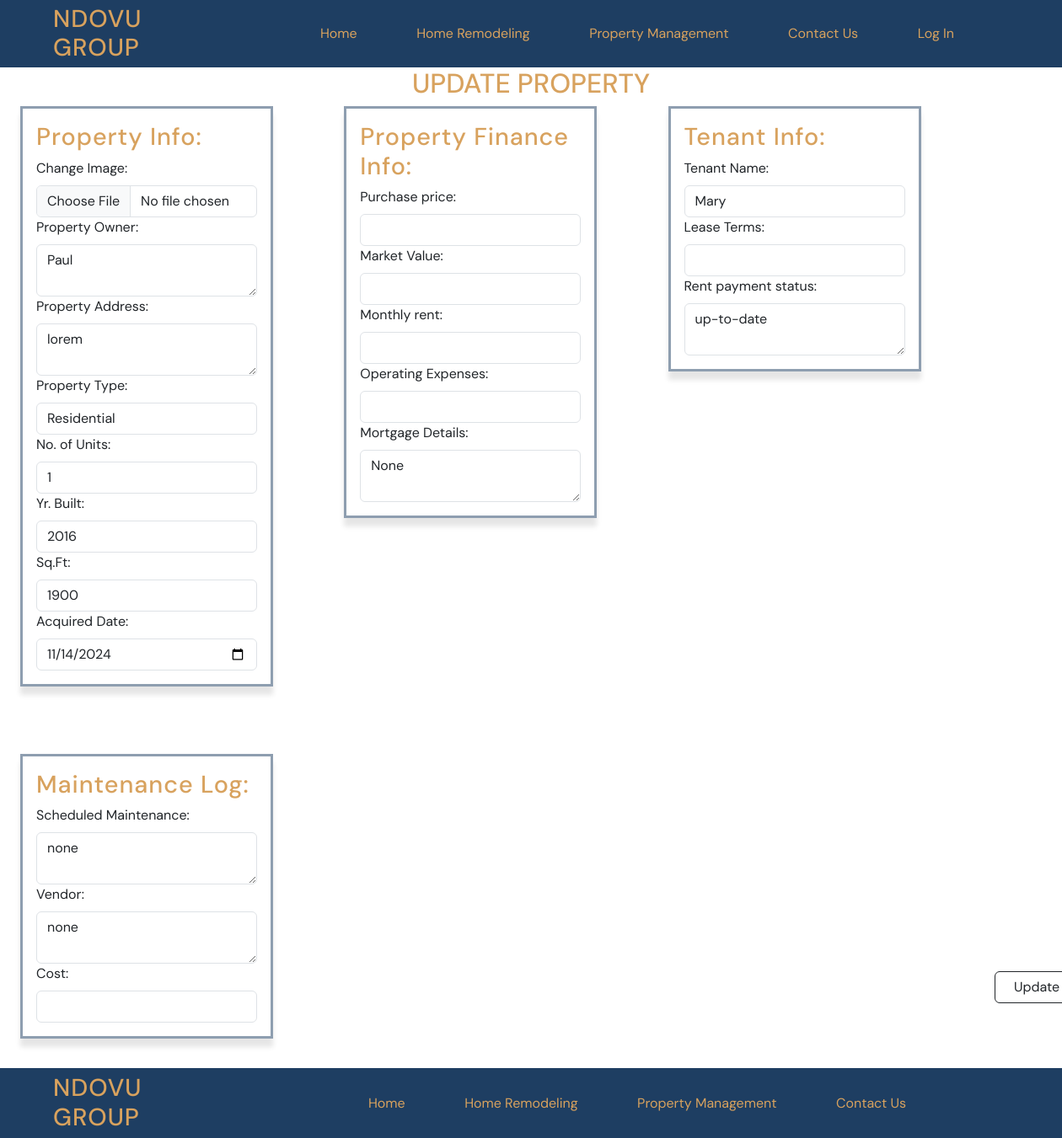
/property/26/update_property/, run on an earlier commit of the app's database.
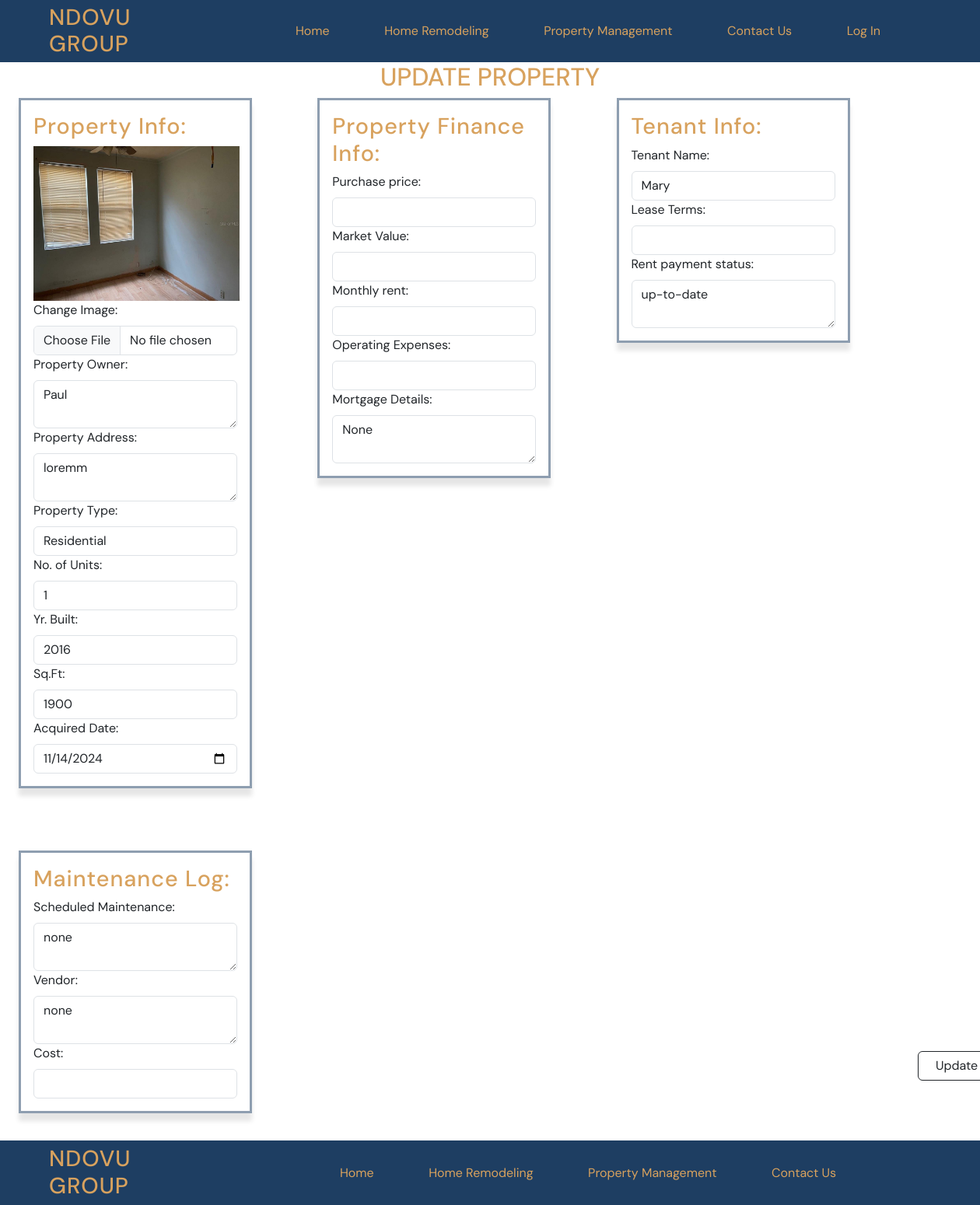
And on a later commit of the database.
### property/models.py (models this page shows, shortened)
class PropertyManagement(models.Model):
    property_owner = models.CharField(max_length=128)
    image = models.ImageField(upload_to="static/img")
    address = models.CharField(max_length=200)
    property_type = models.CharField(max_length=50)
    number_of_units = models.CharField(max_length=10)
    year_built = models.TextField()
    square_footage = models.CharField(max_length=10)
    acquired_date = models.DateField()

### property/views.py (the view)
# urls.py: path("<int:pk>/update_property/", views.PropertyUpdateDetailView.as_view(), name="property_update"),
class PropertyUpdateDetailView(DetailView):
        template_name = "property/property_update.html"
        model = PropertyManagement
        def get_context_data(self, **kwargs): # this function will pull up a detail list when you click on update button on property list page
                context = super().get_context_data(**kwargs)
                property = self.object
                finance = PropertyFinance.objects.filter(property=property).first()
                context["propertyfinance"] = finance
                tenant =  PropertyTenantInfo.objects.filter(property=property).first()
                context["propertytenantinfo"] = tenant
                maintenance = PropertyMaintenanceInfo.objects.filter(property=property).first()
                context["propertymaintenanceinfo"] = maintenance
                return context

### templates/property/property_update.html (shortened to what the changed rows need)
{% extends 'base.html' %}{% load static %}
{% block content %}
<div class="project-section center-row">
    <form method="POST" action="{% url 'save_changes' %}" enctype="multipart/form-data">
        <h1>Update Property</h1>
        <section class="property-form">
                <div>
                    <h2> Property Info:</h2>
                    {% if propertymanagement.image %}
                    <img src="{{ propertymanagement.image.url }}" alt="house" width="265px" />
                    {% endif %}
                    <label class="form-label">Change Image:</label>
                    <input type="file" class="form-control" name="image" value="{{ propertymanagement.image }}" />
                </div>
                <div>
                    <label class="form-label">Property Owner:</label>
                    <textarea class="form-control" name="property_owner">{{ propertymanagement.property_owner }}</textarea>
                </div>
                <div>
                    <label class="form-label">Property Address:</label>
                    <textarea class="form-control" name="address">{{ propertymanagement.address }}</textarea>
                </div>
                <div>
                    <label class="form-label">Property Type:</label>
                    <input list="typelistOptions" class="form-control" name="property_type"
                        value="{{ propertymanagement.property_type }}">
                </div>
                <div>
                    <label class="form-label">No. of Units:</label>
                    <input type="number" class="form-control" name="number_of_units"
                        value="{{ propertymanagement.number_of_units }}">
                </div>
                <div>
                    <label class="form-label">Yr. Built:</label>
                    <input type="number" class="form-control" name="year_built"
                        value="{{ propertymanagement.year_built }}">
                </div>
                <div>
                    <label class="form-label">Sq.Ft:</label>
                    <input type="text" class="form-control" name="square_footage"
                        value="{{ propertymanagement.square_footage }}">
                </div>
                <div>
                    <label class="form-label">Acquired Date:</label>
                    <input type="date" class="form-control" name="acquired_date"
                        value="{{ propertymanagement.acquired_date |date:'Y-m-d'}}">
                </div>
            </section>
            <section class="property-form">
                <h2> Property Finance Info:</h2>
            </section>
            <section class="property-form">
                <h2> Tenant Info:</h2>
            </section>
            <section class="property-form">
                <h2> Maintenance Log:</h2>
            </section>
    </form>
</div>
{% endblock content %}

What changed in the data, as far as the page shows it:
changed PropertyManagement "Paul": image: picture added; address "lorem" → "loremm"
